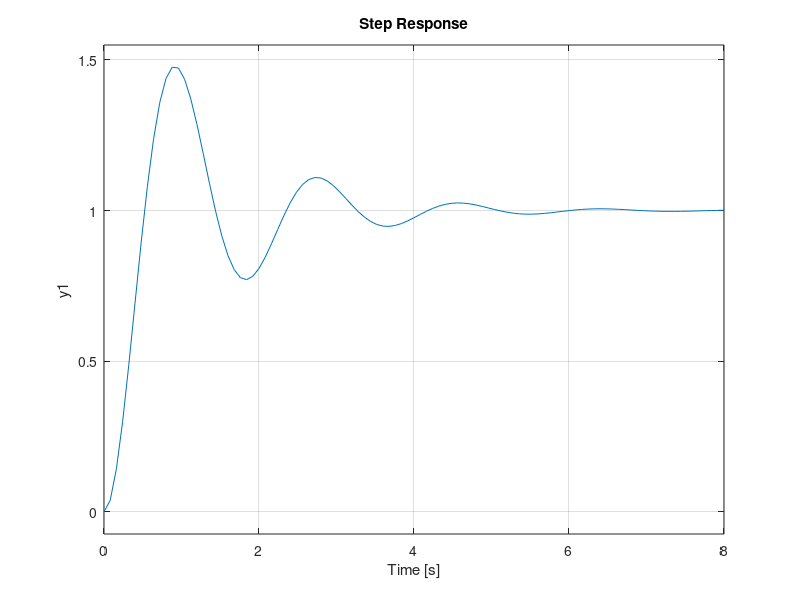

Here is the MATLAB script that generated this plot:
%------------------ Ejercicio 6 -----------------

pkg load control;

% DATOS
xi = 0.45594981;
wn = 3.529857617;
K = wn*wn;
Kh = 0.048911962;
a = xi*wn;

%Especificaciones de la respuesta transitoria
Mp = exp(-xi/(sqrt(1-xi^2))*pi);
tp = pi/(wn*sqrt(1-xi^2));
tr = (pi-acos(xi))/(wn*sqrt(1-xi^2));

%Defino G(s) y H(s)
G = tf([K], [1 a K]);

%Respuesta al escalón de T(s)
figure();
step(G);
hold on;
